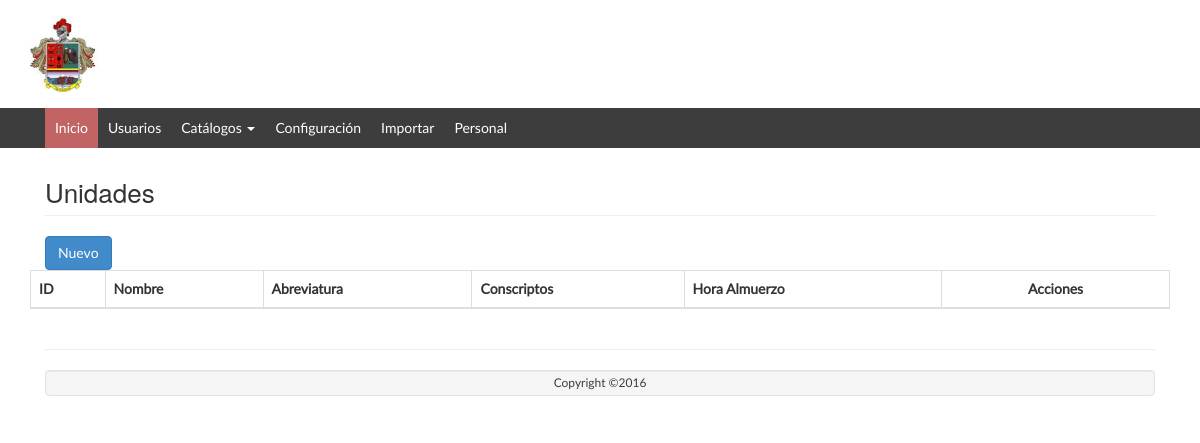
/Unidad/listar/, run on an earlier commit of the app's database.
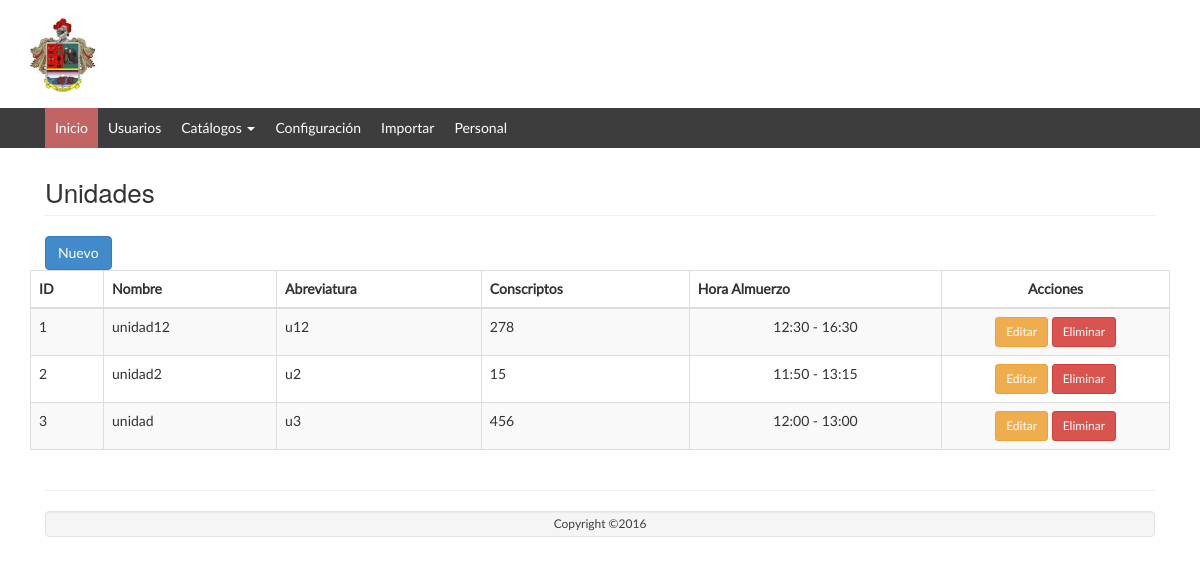
And on a later commit of the database.
### tables this page shows
CREATE TABLE `unidad` (
  `id` int(11) NOT NULL AUTO_INCREMENT,
  `nombre` varchar(128) NOT NULL,
  `descripcion` varchar(256) NOT NULL,
  `abreviatura` varchar(64) NOT NULL,
  `num_conscriptos` int(11) DEFAULT '0',
  `activo` tinyint(4) NOT NULL DEFAULT '1',
  `hora_inicio` time NOT NULL,
  `hora_fin` time NOT NULL,
  PRIMARY KEY (`id`)
);

### app/controllers/UnidadController.php (called while the page is built, shortened)
<?php
require_once (PATH_MODELS . "/UnidadModel.php");
class UnidadController {
	public function listar() {
		$model = new UnidadModel();
		$datos = $model->getlistadoUnidad();
		require_once PATH_VIEWS."/Unidad/view.list.php";
	}
}

### index.php (called while the page is built, shortened)
<?php
if(isset($_GET['action'])){
	$redirect = ($_GET['action']!='')?$_GET['action']:"listar";
}
$controller = new $controllerName();
$controller->$redirect();
?>

### public/views/Unidad/index.php (called while the page is built, shortened)
<?php
require_once("../../../index.php");
?>

### app/models/UnidadModel.php (called while the page is built, shortened)
<?php
require_once(PATH_MODELS."/BaseModel.php");
class UnidadModel {
	public function getlistadoUnidad(){
		$model = new BaseModel();
		$sql = "select * from unidad where activo = 1";
		return $model->execSql($sql, array(),true);
	}
}

### app/models/BaseModel.php (called while the page is built, shortened)
<?php
class BaseModel
{
	private $pdo;
	private function openConexion(){
		try{
			$this->pdo = new PDO('mysql:host='.HOSTNAME_DATABASE.';dbname='.DATABASE.';charset=utf8', USERNAME, PASSWORD);
			$this->pdo->setAttribute(PDO::ATTR_ERRMODE, PDO::ERRMODE_EXCEPTION);
		}
		catch(Exception $e){
			die($e->getMessage());
		}
	}
	private function closeConexion(){
		$this->pdo =  null;
	}
	public function execSql($sql,$parameters, $list = false, $obtainId = false){
		try	{
			$stm = $this->pdo->prepare($sql);
			$stm->execute($parameters);
			if($obtainId){
				$result = $this->pdo->lastInsertId();
			} else {
				if($list){
					$result = $stm->fetchAll(PDO::FETCH_OBJ);
				} else {
					$result = $stm->fetch(PDO::FETCH_OBJ);
				}
			}
		}catch(Exception $e){
			die($e->getMessage());
		}
		return $result;
	}
}

### public/views/Unidad/view.list.php (the view, shortened to what this page needs)
<?php include_once PATH_TEMPLATE.'/header.php';?>
<div class="row">
	<div class="col-lg-12">
    	<h1 class="page-header">Unidades</h1>
   	</div>
</div>
<div class="row">
	<div class="col-lg-12">
		<button class="btn btn-primary" id="modalOpen">
			<i class="glyphicon glyphicon-plus"></i> Nuevo
		</button>
	</div>
	<table class="table table-striped table-bordered table-hover" id="dataTables-example">
    <thead>
	    <tr>
	    	<th>ID</th>
		    <th>Nombre</th>
		    <th>Abreviatura</th>
		    <th>Conscriptos</th>
		    <th>Hora Almuerzo</th>
		    <th style="text-align: center; width: 20%">Acciones</th>
	    </tr>
    </thead>
    <tbody>
    	<?php foreach ($datos as $item) {
    		echo "<tr><td>".$item->id."</td>";
    		echo "<td>".$item->nombre."</td>";
    		echo "<td>".$item->abreviatura."</td>";
    		echo "<td>".$item->num_conscriptos."</td>";
    		echo "<td style='text-align: center;'>".date('H:i',strtotime($item->hora_inicio))." - ".date('H:i',strtotime($item->hora_fin))."</td>";
    		echo "<td align='center'><a href='javascript: loadModal(".$item->id.")' class='btn btn-warning btn-sm' title='Editar' >Editar</a>
					  <a href='javascript:if(confirm(\"Está seguro que desea eliminar el elemento seleccionado?\")){redirect(".$item->id.");}' class='btn btn-danger btn-sm' title='Eliminar'>Eliminar</a></td>";
    	}?>
    </tbody>
    </table>
</div>
<?php include_once PATH_TEMPLATE.'/footer.php';?>
<link href="<?php echo PATH_CSS; ?>/dataTables.bootstrap.css" rel="stylesheet">
<link href="<?php echo PATH_CSS; ?>/bootstrapValidator.min.css" rel="stylesheet">
</body>
</html>

### public/template/header.php (shortened to what this page needs)
<!DOCTYPE html>
<html>
<head>
    <link href="<?php echo PATH_CSS; ?>/bootstrap.min.css" rel="stylesheet" type="text/css" />
    <link href="<?php echo PATH_CSS; ?>/google-fonts.css" rel="stylesheet" type="text/css" />
    <link href="<?php echo PATH_CSS; ?>/font-awesome.min.css" rel="stylesheet" type="text/css" />
    <link href="<?php echo PATH_CSS; ?>/style.css" rel="stylesheet" type="text/css" />
      </head>
      <body class="skin-black">
         <div class="navbar navbar-inverse set-radius-zero">
        <div class="container">
            <div class="navbar-header">
                <a class="navbar-brand" href="index.html">
                    <img src="<?php echo PATH_IMAGES.'/ejercito.jpg'?>" width="70px"/>
                </a>
            </div>
        </div>
    </div>
    <section class="menu-section">
        <div class="container">
            <div class="row">
                    <div class="navbar-collapse collapse ">
                        <ul id="menu-top" class="nav navbar-nav">
                            <li><a class="menu-top-active" href="index.html">Inicio</a></li>
                            <li><a href="../../Usuario/listar/">Usuarios</a></li>
                            <li class="dropdown">
                            	<a data-submenu="" data-toggle="dropdown" tabindex="0" aria-expanded="false">Catálogos
                            		<span class="caret"></span>
                            	</a>
                            </li>
                             <li><a href="login.html">Configuración</a></li>
                            <li><a href="blank.html">Importar</a></li>
                            <li><a href="../../Persona/listar/">Personal</a></li>
                        </ul>
                    </div>
            </div>
        </div>
    </section>
                <section class="content">
    <div class="content-wrapper">
        <div class="container">
            <div class="row">

### public/template/footer.php (shortened to what this page needs)
  <div class="row">
                <div class="col-xs-12">
                    <hr />
                    <footer class="text-center well">
                        <p>Copyright ©2016</p>
                    </footer>
                </div>
            </div>
</div>
</div>
</div>
 </section>

### public/web/css/style.css (style rules this page uses)
body { overflow-x: hidden!important; font-family: 'Lato', sans-serif; -webkit-font-smoothing: antialiased; min-height: 100%; background: #ffffff; }
.set-radius-zero { border-radius: 0px; -moz-border-radius: 0px; -webkit-border-radius: 0px; }
.menu-section { background-color: #3D3D3D; }
#menu-top a { color: #FFF; text-decoration: none; font-weight: 500; padding: 10px 10px 10px 10px; }
.menu-top-active { background-color: #C36464; }
.navbar-inverse { background-color: #C36464; border-color: transparent; }
.navbar { margin-bottom: 0px; }
footer { padding: 10px; color: #fff; font-size: 12px; background-color: #C36464; }
.navbar-inverse { border-color: transparent; margin-bottom: 0px; background-color: transparent; }
.well { margin-bottom: 0px; padding: 3px; color: #3d3d3d; }
p { margin: 0px; }
.content { padding: 20px 15px; background: #fff; overflow: auto; }
.row { margin-left: 0; margin-right: 0; }
.page-header { font-size: 26px; margin: 10px 0 20px; }

What changed in the data, as far as the page shows it:
added unidad: id "1", nombre "unidad12", abreviatura "u12", num_conscriptos "278", hora_inicio "12:30", hora_fin "16:30"
added unidad: id "2", nombre "unidad2", abreviatura "u2", num_conscriptos "15", hora_inicio "11:50", hora_fin "13:15"
added unidad: id "3", nombre "unidad", abreviatura "u3", num_conscriptos "456", hora_inicio "12:00", hora_fin "13:00"
